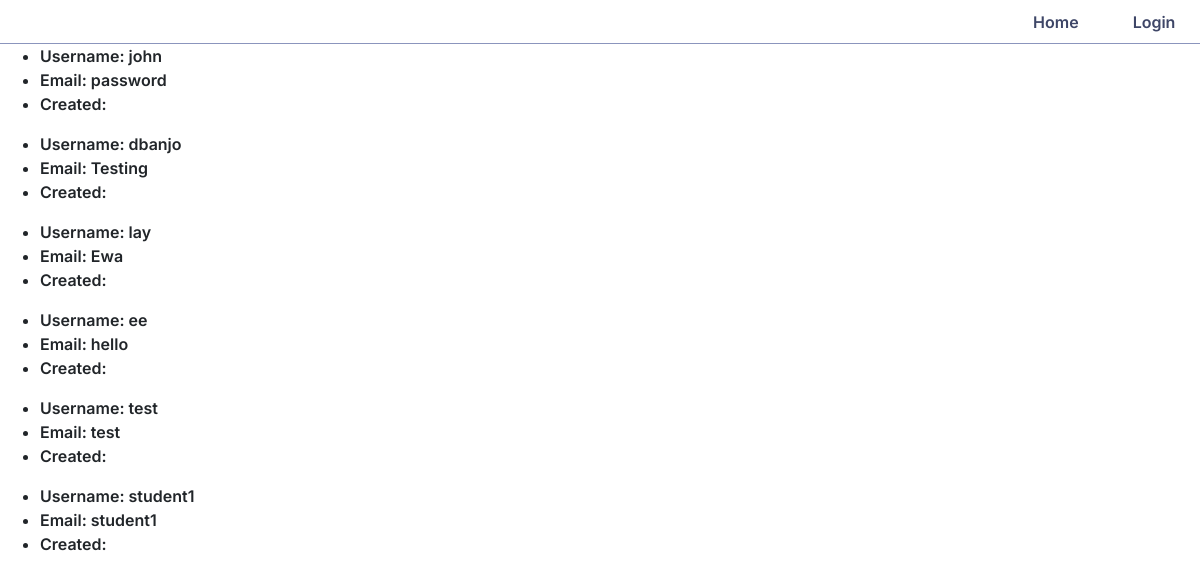
The app's page /users, older data.
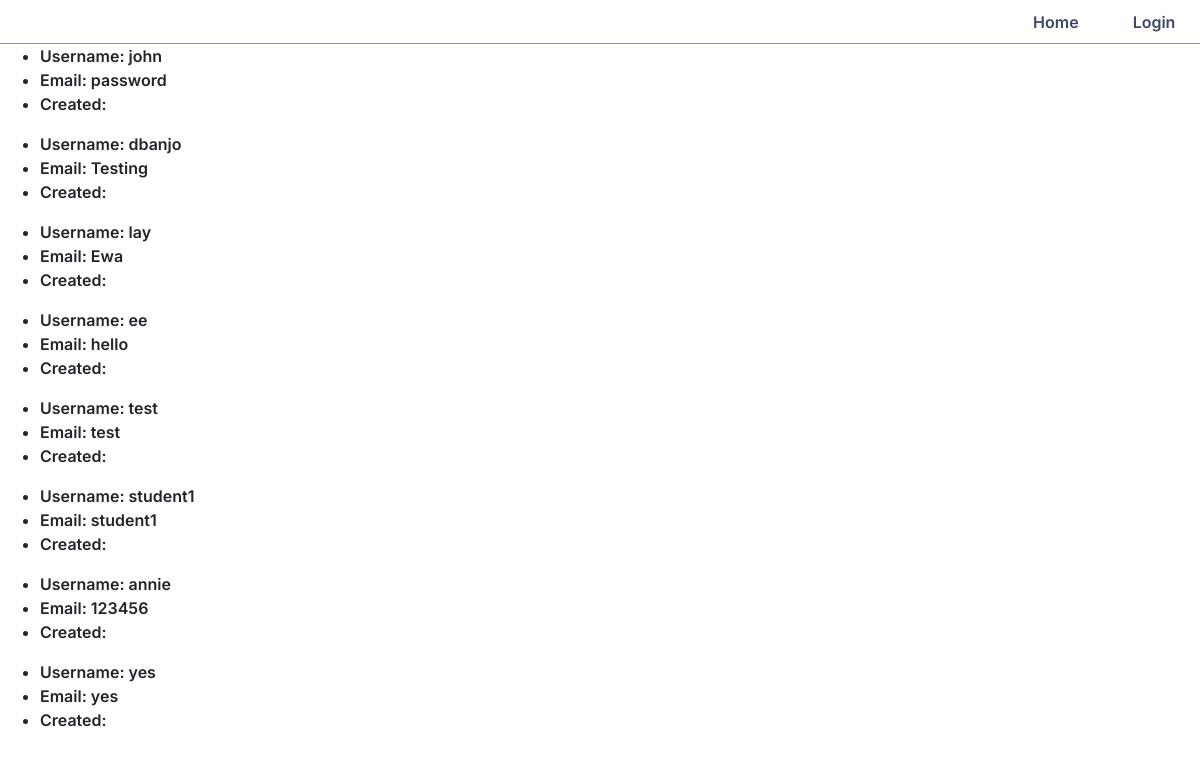
The same page, newer data.
### app/models.py (models this page shows, shortened)
class User(db.Model):
    id = db.Column(db.Integer, primary_key=True)
    username = db.Column(db.String(64), index=True, unique=True)
    email = db.Column(db.String(120), index=True, unique=True)
    password_hash = db.Column(db.String(128))
    marks = db.Column(db.Integer, index=True)

### app/routes.py (the view)
@app.route('/users', methods=['GET'])
def create_user():
    ...
    users = User.query.all()
    return render_template(
        'users.html',
        users=users,
        title="Show Users"
    )

### app/routes.py (called while the page is built)
@app.before_request
def before_request():
    g.user = None
    if 'user_id' in session:
        user = User.query.filter_by(id=session['user_id']).first()
        g.user = user

### app/templates/users.html
{% extends 'base.html' %}
{% block content %}
  {% for user in users %}
    <ul id="user.username">
      <li>Username: {{ user.username }}</li>
      <li>Email: {{ user.email }}</li>
      <li>Created: {{ user.created }}</li>
    </ul>
  {% endfor %}
{% endblock %}

### app/templates/base.html (shortened to what this page needs)
<html>
    <head>
        <link rel="stylesheet" href="https://maxcdn.bootstrapcdn.com/bootstrap/4.0.0/css/bootstrap.min.css">
        <link rel="stylesheet" href="{{ url_for('static', filename='css/styles.css') }}">
        <link rel="stylesheet" href="{{ url_for('static', filename='css/mob-styles.css') }}">
    </head>
    <body class="home-bg">
    <nav>
        <ul class="nav-links">
            <li> <a href="{{ url_for('home') }}"> Home </a> </li>
            {% if not g.user %}
            <li> <a href="{{ url_for('login') }}"> Login </a> </li>
            {% else %}
            <li> <a href="{{ url_for('logout') }}"> Logout </a> </li>
            {% endif %}
        </ul>
    </nav>
        {% block content %}{% endblock %}
    </body>
</html>

### app/static/css/styles.css (style rules this page uses)
body { height: 100%; font-family: 'Inter', sans-serif; font-weight: 600; background-color: #fff; }
.home-bg { display: flex; flex-direction: column; }
nav { display: flex; justify-content: flex-end; align-items: center; background-color: #fff; border-bottom: 1px solid #8b95bd; padding: 0.8%; }
.nav-links { list-style: none; margin-bottom: 0em; }
.nav-links li { display: inline-block; padding: 0px 15px; margin-left: 20px; }
.nav-links li a { transition: all 0.3s ease 0s; text-decoration: none; color: #3e4667; }

Row changes from the older to the newer data that the page shows:
added User: username "annie", email "123456"
added User: username "yes", email "yes"
